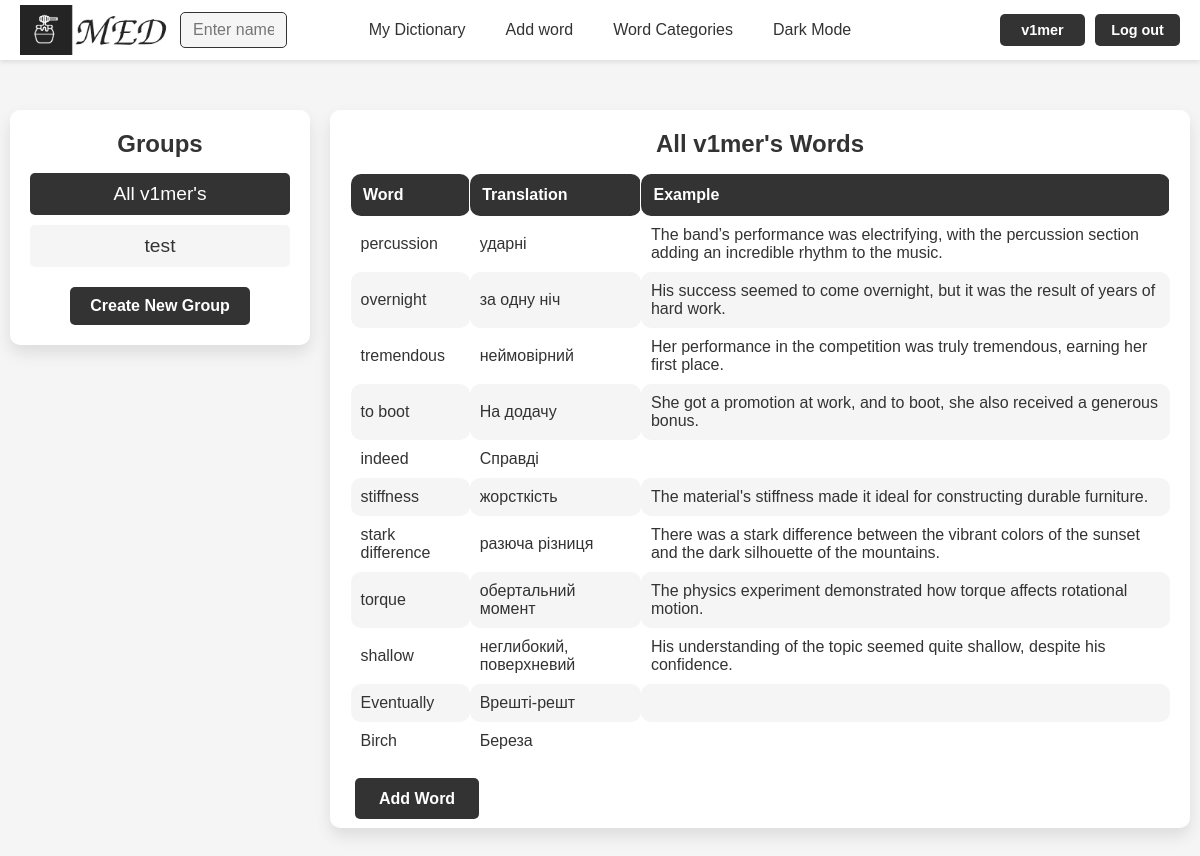
The app's page /groups/11/ (signed in) with its own data.
### med/models.py (models this page shows, shortened)
class WordGroup(models.Model):
    name = models.CharField(max_length=100)
    words = models.ManyToManyField(Word, blank=True)
    user = models.ForeignKey(User, on_delete=models.CASCADE)
    is_main = models.BooleanField(verbose_name='main', default=False)
    class Meta:
        ordering = ['name']
        indexes = [
            models.Index(fields=['name'])
        ]

class Word(models.Model):
    word = models.CharField(max_length=100)
    translation = models.CharField(max_length=100)
    example = models.TextField(blank=True)
    time_create = models.DateTimeField(auto_now_add=True)
    time_update = models.DateTimeField(auto_now=True)
    user = models.ForeignKey(User, on_delete=models.CASCADE)
    is_favourite = models.BooleanField(default=False)
    class Meta:
        ordering = ['-time_create', 'word']
        indexes = [
            models.Index(fields=['-time_create'])
        ]

### med/views.py (the view)
# urls.py: path('groups/<int:group_id>/', views.GroupWordsView.as_view(), name='group_words'),
class GroupWordsView(ListView):
    model = Word
    template_name = 'med/groups.html'
    context_object_name = 'words'
    def is_main(self):
        group_id = self.kwargs.get('group_id')
        is_main = get_object_or_404(WordGroup, id=group_id, user=self.request.user).is_main
        return is_main
    def get_name(self):
        group_id = self.kwargs.get('group_id')
        name = get_object_or_404(WordGroup, id=group_id, user=self.request.user).name
        return name
    def get_context_data(self, **kwargs):
        context = super().get_context_data(**kwargs)
        context['title'] = "Groups"
        context['title1'] = f"{self.get_name()} Words"
        context['groups'] = WordGroup.objects.filter(user=self.request.user)
        context['is_main'] = self.is_main()
        context['group_id'] = self.kwargs.get('group_id')
        context['is_group'] = True
        context['words_f_g'] = True
        return context
    def get_queryset(self):
        group_id = self.kwargs.get('group_id')
        group = get_object_or_404(WordGroup, id=group_id, user=self.request.user)
        return group.words.all()

### med/templates/med/groups.html (shortened to what this page needs)
{% extends "base.html" %}
{% block content %}
<div class="group-container">
    <div class="group-list">
        <h2>{{ title }}</h2>
        <div class="group-blocks">
            {% for group in groups %}
            {% if group.id == group_id %}
                <div class="group-block group-block-selected">
                    <p>{{ group.name }}</p>
                </div>
            {% else %}
                <a href="{% url 'group_words' group.id %}">
                    <div class="group-block">
                        <p>{{ group.name }}</p>
                    </div>
                </a>
            {% endif %}
            {% endfor %}
        </div>
        <a href="{% url 'create_group' %}" class="buttons">Create New Group</a>
    </div>
    <div class="word-list-container">
        <h2>{{ title1 }}</h2>
        {% if is_group %}
        {% if words %}
            <table class="word_table group-table">
                <thead>
                    <tr>
                        <th>Word</th>
                        <th>Translation</th>
                        <th>Example</th>
                    </tr>
                </thead>
                <tbody>
                    {% for word in words %}
                        <tr>
                            <td>{{ word.word }}</td>
                            <td>{{ word.translation }}</td>
                            <td>{{ word.example }}</td>
                        </tr>
                    {% endfor %}
                </tbody>
            </table>
        {% else %}
            <p>No words in this group.</p>
        {% endif %}
        {% endif %}
        {% if is_group %}
        <div class="buttons groups-buttons">
            <div class="add_word">
                {% if is_main %}
                <a href="{% url 'addword' %}" class="add-word-button">Add Word</a>
                {% else %}
                <a href="{% url 'words' request.user.username %}" class="add-word-button">Add Word</a>
                <a href="#" class="add-word-button" onclick="deleteSelectedWords(); return false;">Delete Selected</a>
                {% endif %}
            </div>
        </div>
        {% endif %}
    </div>
</div>
{% endblock %}

### templates/base.html (shortened to what this page needs)
{% load static %}
<!DOCTYPE html>
<html lang="en">
<head>
    <link rel="stylesheet" type="text/css" href="{% static 'med/css/styles.css' %}">
</head>
<body>
<header>
    {% if user.is_authenticated %}
    <div class="logo_container">
        {% if is_profile or is_dict %}
            {% if is_my_profile or is_my_dict %}
                <a href="{% url 'profile' user.username %}">
                    <img id="logo_img" src="{% static 'med/img/base/light_logo.png' %}"
                         data-light-src="{% static 'med/img/base/light_logo.png' %}"
                         data-dark-src="{% static 'med/img/base/dark_logo.png' %}" alt="MED Logo">
                </a>
            {% else %}
                <a href="{% url 'profile' logged_user.username %}">
                    <img id="logo_img" src="{% static 'med/img/base/light_logo.png' %}"
                         data-light-src="{% static 'med/img/base/light_logo.png' %}"
                         data-dark-src="{% static 'med/img/base/dark_logo.png' %}" alt="MED Logo">
                </a>
            {% endif %}
        {% else %}
            <a href="{% url 'profile' user.username %}">
                <img id="logo_img" src="{% static 'med/img/base/light_logo.png' %}"
                     data-light-src="{% static 'med/img/base/light_logo.png' %}"
                     data-dark-src="{% static 'med/img/base/dark_logo.png' %}" alt="MED Logo">
            </a>
        {% endif %}
    </div>
    {% else %}
    <div class="logo_container">
        <a href="{% url 'home' %}"><img id="logo_img" src="{% static 'med/img/base/light_logo.png' %}" data-light-src="{% static 'med/img/base/light_logo.png' %}" data-dark-src="{% static 'med/img/base/dark_logo.png' %}" alt="MED Logo"></a>
    </div>
    {% endif %}
    <nav class="nav-items">
            {% if user.is_authenticated %}
                <div class="nav-left">
                {% if not is_search %}
                <form method="get" action="{% url 'user_search' %}" class="search-form">
                    <input type="text" name="q" placeholder="Enter name" required class="search-input">
                </form>
                {% endif %}
                </div>
        <div class="nav-center">
                {% if is_my_dict %}
                <a href="{% url 'words' user.username %}">My Dictionary</a>
                {% else %}
                <a href="{% url 'words' request.user.username %}">My Dictionary</a>
                {% endif %}
                <a href="{% url 'addword' %}">Add word</a>
                <a href="{% url 'groups' %}">Word Categories</a>
            {% else %}
            <div class="nav-left"></div>
            <div class="nav-center">
                <a href="{% url 'login' %}">My Dictionary</a>
                <a href="{% url 'login' %}">Add word</a>
                <a href="#">Word Categories</a>
                {% endif %}
                <a href="#" id="theme-toggle-dark">Dark Mode</a>
            </div>
        {% if request.user.is_authenticated %}
        <div class="buttons">
            {% if is_profile or is_dict %}
                {% if is_my_profile or is_my_dict %}
                <a href="{% url 'profile' user.username %}">{{request.user.username}}</a>
                {% else %}
                <a href="{% url 'profile' logged_user.username %}">{{request.user.username}}</a>
                {% endif %}
            {% else %}
                <a href="{% url 'profile' user.username %}">{{request.user.username}}</a>
            {% endif %}
            <a href="{% url 'logout' %}">Log out</a>
        </div>
        {% else %}
        <div class="buttons">
            <a href="{% url 'login' %}">Log in</a>
            <a href="{% url 'register' %}">Register</a>
        </div>
        {% endif %}
    </nav>
</header>
<div class="container">
    {% block content %}
    {% endblock %}
</div>
</body>
</html>

### records on screen
WordGroup: name "All v1mer's"
WordGroup: name "test"
Word: word "percussion", translation "ударні", example "The band’s performance was electrifying, with the percussion section adding an incredible rhythm to the music."
Word: word "overnight", translation "за одну ніч", example "His success seemed to come overnight, but it was the result of years of hard work."
Word: word "tremendous", translation "неймовірний", example "Her performance in the competition was truly tremendous, earning her first place."
Word: word "to boot", translation "На додачу", example "She got a promotion at work, and to boot, she also received a generous bonus."
Word: word "indeed", translation "Справді"
Word: word "stiffness", translation "жорсткість", example "The material's stiffness made it ideal for constructing durable furniture."
Word: word "stark difference", translation "разюча різниця", example "There was a stark difference between the vibrant colors of the sunset and the dark silhouette of the mountains."
Word: word "torque", translation "обертальний момент", example "The physics experiment demonstrated how torque affects rotational motion."
Word: word "shallow", translation "неглибокий, поверхневий", example "His understanding of the topic seemed quite shallow, despite his confidence."
Word: word "Eventually", translation "Врешті-решт"
Word: word "Birch", translation "Береза"

### other values on screen
{{ request.user.username }} "v1mer"
{{ title }} "Groups"
{{ title1 }} "All v1mer's Words"
